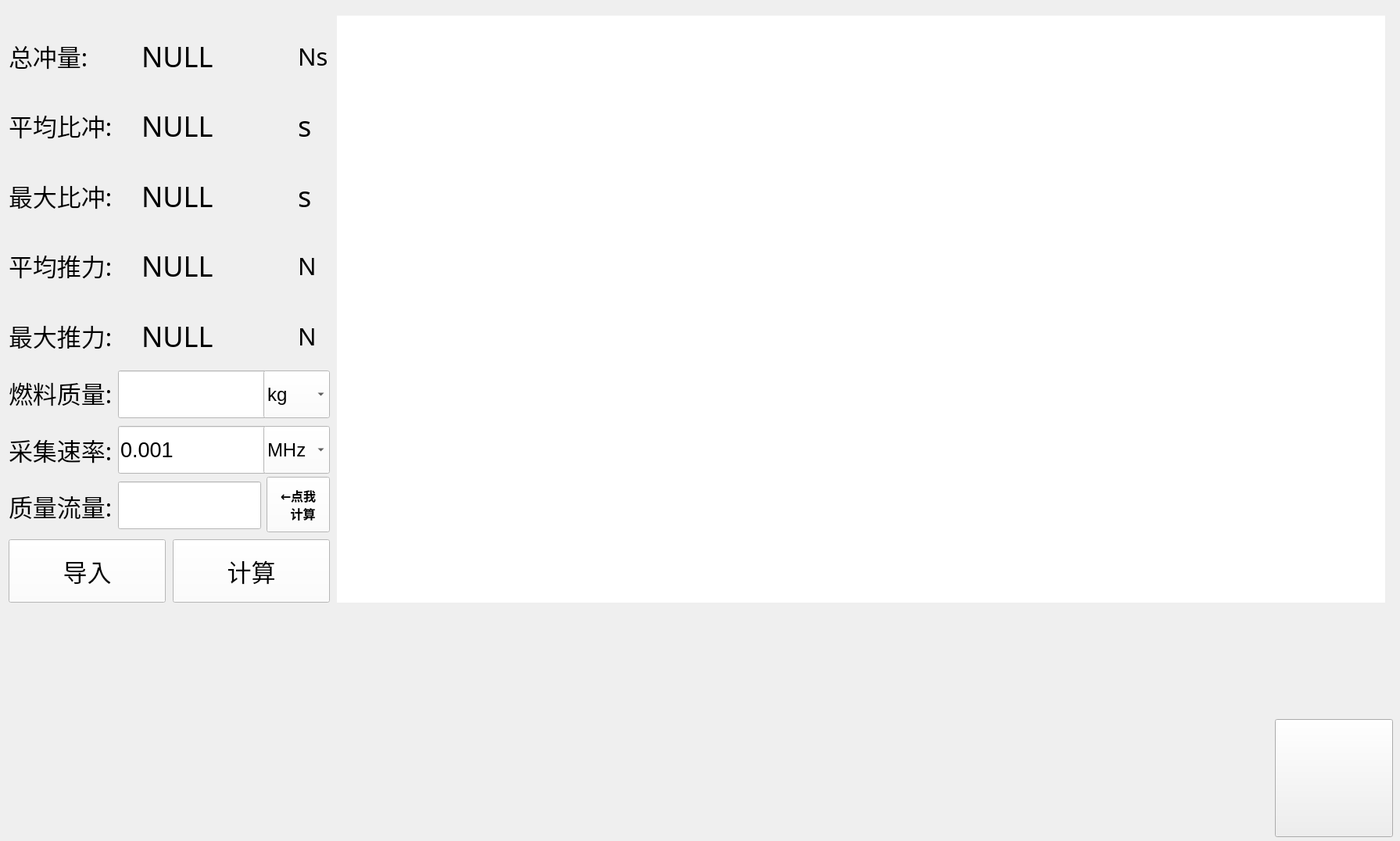
<?xml version="1.0" encoding="UTF-8"?>
<ui version="4.0">
 <class>DataProcessing</class>
 <widget class="QWidget" name="DataProcessing">
  <property name="geometry">
   <rect>
    <x>0</x>
    <y>0</y>
    <width>1791</width>
    <height>1076</height>
   </rect>
  </property>
  <property name="minimumSize">
   <size>
    <width>1791</width>
    <height>1076</height>
   </size>
  </property>
  <property name="maximumSize">
   <size>
    <width>1791</width>
    <height>1076</height>
   </size>
  </property>
  <property name="font">
   <font>
    <family>Share-TechMono</family>
   </font>
  </property>
  <property name="windowTitle">
   <string>Data processing</string>
  </property>
  <widget class="QWidget" name="widget" native="true">
   <property name="geometry">
    <rect>
     <x>1</x>
     <y>0</y>
     <width>1801</width>
     <height>1081</height>
    </rect>
   </property>
   <property name="font">
    <font>
     <family>0xProto Nerd Font Propo</family>
    </font>
   </property>
   <property name="styleSheet">
    <string notr="true">QWidget#widget
{
	border-image: url(:/Welcom/background.jpg);
}</string>
   </property>
   <widget class="QChartView" name="chartView" native="true">
    <property name="geometry">
     <rect>
      <x>430</x>
      <y>20</y>
      <width>1341</width>
      <height>751</height>
     </rect>
    </property>
    <property name="styleSheet">
     <string notr="true">QWidget#chartView
{
	background-color:white;
}</string>
    </property>
   </widget>
   <widget class="QPushButton" name="pushButton_count">
    <property name="geometry">
     <rect>
      <x>220</x>
      <y>690</y>
      <width>201</width>
      <height>81</height>
     </rect>
    </property>
    <property name="font">
     <font>
      <family>微软雅黑</family>
      <pointsize>23</pointsize>
     </font>
    </property>
    <property name="styleSheet">
     <string notr="true">color:black;
background-color:white;</string>
    </property>
    <property name="text">
     <string>计算</string>
    </property>
    <property name="flat">
     <bool>false</bool>
    </property>
   </widget>
   <widget class="QWidget" name="layoutWidget1">
    <property name="geometry">
     <rect>
      <x>10</x>
      <y>30</y>
      <width>164</width>
      <height>441</height>
     </rect>
    </property>
    <layout class="QVBoxLayout" name="verticalLayout">
     <item>
      <widget class="QLabel" name="label">
       <property name="font">
        <font>
         <family>微软雅黑</family>
         <pointsize>23</pointsize>
         <bold>false</bold>
        </font>
       </property>
       <property name="styleSheet">
        <string notr="true">color:rgb(0, 0, 0);</string>
       </property>
       <property name="text">
        <string>总冲量:</string>
       </property>
      </widget>
     </item>
     <item>
      <widget class="QLabel" name="label_2">
       <property name="font">
        <font>
         <family>微软雅黑</family>
         <pointsize>23</pointsize>
         <bold>false</bold>
        </font>
       </property>
       <property name="styleSheet">
        <string notr="true">color:rgb(0, 0, 0);</string>
       </property>
       <property name="text">
        <string>平均比冲:</string>
       </property>
      </widget>
     </item>
     <item>
      <widget class="QLabel" name="label_6">
       <property name="font">
        <font>
         <family>微软雅黑</family>
         <pointsize>23</pointsize>
         <bold>false</bold>
        </font>
       </property>
       <property name="styleSheet">
        <string notr="true">color:rgb(0, 0, 0);</string>
       </property>
       <property name="text">
        <string>最大比冲:</string>
       </property>
      </widget>
     </item>
     <item>
      <widget class="QLabel" name="label_3">
       <property name="font">
        <font>
         <family>微软雅黑</family>
         <pointsize>23</pointsize>
         <bold>false</bold>
        </font>
       </property>
       <property name="styleSheet">
        <string notr="true">color:rgb(0, 0, 0);</string>
       </property>
       <property name="text">
        <string>平均推力:</string>
       </property>
      </widget>
     </item>
     <item>
      <widget class="QLabel" name="label_4">
       <property name="font">
        <font>
         <family>微软雅黑</family>
         <pointsize>23</pointsize>
         <bold>false</bold>
        </font>
       </property>
       <property name="styleSheet">
        <string notr="true">color:rgb(0, 0, 0);</string>
       </property>
       <property name="text">
        <string>最大推力:</string>
       </property>
      </widget>
     </item>
    </layout>
   </widget>
   <widget class="QPushButton" name="pushButton_outFile">
    <property name="geometry">
     <rect>
      <x>10</x>
      <y>690</y>
      <width>201</width>
      <height>81</height>
     </rect>
    </property>
    <property name="font">
     <font>
      <family>微软雅黑</family>
      <pointsize>23</pointsize>
     </font>
    </property>
    <property name="styleSheet">
     <string notr="true">color:black;
background-color:white;</string>
    </property>
    <property name="text">
     <string>导入</string>
    </property>
   </widget>
   <widget class="QWidget" name="layoutWidget2">
    <property name="geometry">
     <rect>
      <x>180</x>
      <y>30</y>
      <width>192</width>
      <height>441</height>
     </rect>
    </property>
    <layout class="QVBoxLayout" name="verticalLayout_2">
     <item>
      <widget class="QLabel" name="label_TotalImpulse">
       <property name="font">
        <font>
         <family>Share-TechMono</family>
         <pointsize>27</pointsize>
        </font>
       </property>
       <property name="styleSheet">
        <string notr="true">color:rgb(0, 0, 0);</string>
       </property>
       <property name="text">
        <string>NULL</string>
       </property>
      </widget>
     </item>
     <item>
      <widget class="QLabel" name="label_AverageSpecificImpulse">
       <property name="font">
        <font>
         <family>Share-TechMono</family>
         <pointsize>27</pointsize>
        </font>
       </property>
       <property name="styleSheet">
        <string notr="true">color:rgb(0, 0, 0);</string>
       </property>
       <property name="text">
        <string>NULL</string>
       </property>
      </widget>
     </item>
     <item>
      <widget class="QLabel" name="label_MaxSpecificImpulse">
       <property name="font">
        <font>
         <family>Share-TechMono</family>
         <pointsize>27</pointsize>
        </font>
       </property>
       <property name="styleSheet">
        <string notr="true">color:rgb(0, 0, 0);</string>
       </property>
       <property name="text">
        <string>NULL</string>
       </property>
      </widget>
     </item>
     <item>
      <widget class="QLabel" name="label_AverageN">
       <property name="font">
        <font>
         <family>Share-TechMono</family>
         <pointsize>27</pointsize>
        </font>
       </property>
       <property name="styleSheet">
        <string notr="true">color:rgb(0, 0, 0);</string>
       </property>
       <property name="text">
        <string>NULL</string>
       </property>
      </widget>
     </item>
     <item>
      <widget class="QLabel" name="label_MaxN">
       <property name="font">
        <font>
         <family>Share-TechMono</family>
         <pointsize>27</pointsize>
        </font>
       </property>
       <property name="styleSheet">
        <string notr="true">color:rgb(0, 0, 0);</string>
       </property>
       <property name="text">
        <string>NULL</string>
       </property>
      </widget>
     </item>
    </layout>
   </widget>
   <widget class="QWidget" name="verticalLayoutWidget3">
    <property name="geometry">
     <rect>
      <x>380</x>
      <y>30</y>
      <width>41</width>
      <height>441</height>
     </rect>
    </property>
    <property name="font">
     <font>
      <family>Microsoft YaHei UI</family>
     </font>
    </property>
    <layout class="QVBoxLayout" name="verticalLayout_3">
     <item>
      <widget class="QLabel" name="label_9">
       <property name="font">
        <font>
         <family>Share-TechMono</family>
         <pointsize>23</pointsize>
         <bold>false</bold>
        </font>
       </property>
       <property name="styleSheet">
        <string notr="true">color:rgb(0, 0, 0);</string>
       </property>
       <property name="text">
        <string>Ns</string>
       </property>
      </widget>
     </item>
     <item>
      <widget class="QLabel" name="label_8">
       <property name="font">
        <font>
         <family>Share-TechMono</family>
         <pointsize>27</pointsize>
         <bold>false</bold>
        </font>
       </property>
       <property name="styleSheet">
        <string notr="true">color:rgb(0, 0, 0);</string>
       </property>
       <property name="text">
        <string>s</string>
       </property>
      </widget>
     </item>
     <item>
      <widget class="QLabel" name="label_10">
       <property name="font">
        <font>
         <family>Share-TechMono</family>
         <pointsize>27</pointsize>
         <bold>false</bold>
        </font>
       </property>
       <property name="styleSheet">
        <string notr="true">color:rgb(0, 0, 0);</string>
       </property>
       <property name="text">
        <string>s</string>
       </property>
      </widget>
     </item>
     <item>
      <widget class="QLabel" name="label_7">
       <property name="font">
        <font>
         <family>Share-TechMono</family>
         <pointsize>23</pointsize>
         <bold>false</bold>
        </font>
       </property>
       <property name="styleSheet">
        <string notr="true">color:rgb(0, 0, 0);</string>
       </property>
       <property name="text">
        <string>N</string>
       </property>
      </widget>
     </item>
     <item>
      <widget class="QLabel" name="label_11">
       <property name="font">
        <font>
         <family>Share-TechMono</family>
         <pointsize>23</pointsize>
         <bold>false</bold>
        </font>
       </property>
       <property name="styleSheet">
        <string notr="true">color:rgb(0, 0, 0);</string>
       </property>
       <property name="text">
        <string>N</string>
       </property>
      </widget>
     </item>
    </layout>
   </widget>
   <widget class="QPushButton" name="pushButton_count_mr">
    <property name="enabled">
     <bool>true</bool>
    </property>
    <property name="geometry">
     <rect>
      <x>340</x>
      <y>610</y>
      <width>81</width>
      <height>71</height>
     </rect>
    </property>
    <property name="sizePolicy">
     <sizepolicy hsizetype="Fixed" vsizetype="Fixed">
      <horstretch>0</horstretch>
      <verstretch>0</verstretch>
     </sizepolicy>
    </property>
    <property name="minimumSize">
     <size>
      <width>0</width>
      <height>63</height>
     </size>
    </property>
    <property name="maximumSize">
     <size>
      <width>10000</width>
      <height>1000</height>
     </size>
    </property>
    <property name="font">
     <font>
      <family>微软雅黑</family>
      <pointsize>12</pointsize>
      <bold>true</bold>
     </font>
    </property>
    <property name="styleSheet">
     <string notr="true">color:black;
background-color:white;</string>
    </property>
    <property name="text">
     <string>←点我
   计算</string>
    </property>
   </widget>
   <widget class="QWidget" name="layoutWidget">
    <property name="geometry">
     <rect>
      <x>10</x>
      <y>470</y>
      <width>141</width>
      <height>211</height>
     </rect>
    </property>
    <layout class="QVBoxLayout" name="verticalLayout_4">
     <item>
      <widget class="QLabel" name="label_m">
       <property name="font">
        <font>
         <family>微软雅黑</family>
         <pointsize>23</pointsize>
         <bold>false</bold>
        </font>
       </property>
       <property name="styleSheet">
        <string notr="true">color:rgb(0, 0, 0);</string>
       </property>
       <property name="text">
        <string>燃料质量:</string>
       </property>
      </widget>
     </item>
     <item>
      <widget class="QLabel" name="label_sps">
       <property name="font">
        <font>
         <family>微软雅黑</family>
         <pointsize>23</pointsize>
         <bold>false</bold>
        </font>
       </property>
       <property name="styleSheet">
        <string notr="true">color:rgb(0, 0, 0);</string>
       </property>
       <property name="text">
        <string>采集速率:</string>
       </property>
      </widget>
     </item>
     <item>
      <widget class="QLabel" name="label_mr">
       <property name="font">
        <font>
         <family>微软雅黑</family>
         <pointsize>23</pointsize>
         <bold>false</bold>
        </font>
       </property>
       <property name="styleSheet">
        <string notr="true">color:rgb(0, 0, 0);</string>
       </property>
       <property name="text">
        <string>质量流量:</string>
       </property>
      </widget>
     </item>
    </layout>
   </widget>
   <widget class="QWidget" name="layoutWidget">
    <property name="geometry">
     <rect>
      <x>150</x>
      <y>470</y>
      <width>191</width>
      <height>211</height>
     </rect>
    </property>
    <layout class="QVBoxLayout" name="verticalLayout_5">
     <item>
      <widget class="QLineEdit" name="lineEdit_m">
       <property name="minimumSize">
        <size>
         <width>0</width>
         <height>61</height>
        </size>
       </property>
       <property name="font">
        <font>
         <family>Microsoft YaHei UI</family>
         <pointsize>20</pointsize>
        </font>
       </property>
       <property name="styleSheet">
        <string notr="true">color:black;
background-color:white;</string>
       </property>
       <property name="text">
        <string/>
       </property>
      </widget>
     </item>
     <item>
      <widget class="QLineEdit" name="lineEdit_sps">
       <property name="minimumSize">
        <size>
         <width>0</width>
         <height>61</height>
        </size>
       </property>
       <property name="font">
        <font>
         <family>Microsoft YaHei UI</family>
         <pointsize>20</pointsize>
        </font>
       </property>
       <property name="styleSheet">
        <string notr="true">color:black;
background-color:white;</string>
       </property>
       <property name="text">
        <string>0.001</string>
       </property>
       <property name="dragEnabled">
        <bool>false</bool>
       </property>
       <property name="readOnly">
        <bool>false</bool>
       </property>
       <property name="clearButtonEnabled">
        <bool>false</bool>
       </property>
      </widget>
     </item>
     <item>
      <widget class="QLineEdit" name="lineEdit_mr">
       <property name="minimumSize">
        <size>
         <width>0</width>
         <height>61</height>
        </size>
       </property>
       <property name="maximumSize">
        <size>
         <width>183</width>
         <height>61</height>
        </size>
       </property>
       <property name="font">
        <font>
         <family>Microsoft YaHei UI</family>
         <pointsize>20</pointsize>
        </font>
       </property>
       <property name="styleSheet">
        <string notr="true">color:black;
background-color:white;</string>
       </property>
       <property name="text">
        <string/>
       </property>
      </widget>
     </item>
    </layout>
   </widget>
   <widget class="QWidget" name="layoutWidget">
    <property name="geometry">
     <rect>
      <x>336</x>
      <y>470</y>
      <width>97</width>
      <height>141</height>
     </rect>
    </property>
    <layout class="QVBoxLayout" name="verticalLayout_6">
     <item>
      <widget class="QComboBox" name="comboBox_kg_g">
       <property name="minimumSize">
        <size>
         <width>80</width>
         <height>61</height>
        </size>
       </property>
       <property name="maximumSize">
        <size>
         <width>85</width>
         <height>61</height>
        </size>
       </property>
       <property name="font">
        <font>
         <family>Microsoft YaHei UI</family>
         <pointsize>18</pointsize>
        </font>
       </property>
       <property name="styleSheet">
        <string notr="true">color:black;
background-color:white;</string>
       </property>
       <item>
        <property name="text">
         <string>kg</string>
        </property>
       </item>
       <item>
        <property name="text">
         <string>g</string>
        </property>
       </item>
      </widget>
     </item>
     <item>
      <widget class="QComboBox" name="comboBox_MHz_kHz_Hz">
       <property name="minimumSize">
        <size>
         <width>80</width>
         <height>61</height>
        </size>
       </property>
       <property name="maximumSize">
        <size>
         <width>85</width>
         <height>61</height>
        </size>
       </property>
       <property name="font">
        <font>
         <family>Microsoft YaHei UI</family>
         <pointsize>18</pointsize>
        </font>
       </property>
       <property name="styleSheet">
        <string notr="true">color:black;
background-color:white;</string>
       </property>
       <property name="editable">
        <bool>false</bool>
       </property>
       <item>
        <property name="text">
         <string>MHz</string>
        </property>
       </item>
       <item>
        <property name="text">
         <string>kHz</string>
        </property>
       </item>
       <item>
        <property name="text">
         <string>Hz</string>
        </property>
       </item>
      </widget>
     </item>
    </layout>
   </widget>
   <widget class="QPushButton" name="pushButton_back">
    <property name="geometry">
     <rect>
      <x>1630</x>
      <y>920</y>
      <width>151</width>
      <height>151</height>
     </rect>
    </property>
    <property name="styleSheet">
     <string notr="true">QPushButton {
	border-image: url(:/Welcom/back.png);
}

QPushButton:hover {
	image: url(:/Welcom/back_hover.png);
}
</string>
    </property>
    <property name="text">
     <string notr="true"/>
    </property>
    <property name="iconSize">
     <size>
      <width>150</width>
      <height>150</height>
     </size>
    </property>
    <property name="checkable">
     <bool>false</bool>
    </property>
    <property name="autoRepeat">
     <bool>false</bool>
    </property>
    <property name="autoExclusive">
     <bool>false</bool>
    </property>
    <property name="autoDefault">
     <bool>false</bool>
    </property>
    <property name="default">
     <bool>false</bool>
    </property>
    <property name="flat">
     <bool>false</bool>
    </property>
   </widget>
  </widget>
 </widget>
 <customwidgets>
  <customwidget>
   <class>QChartView</class>
   <extends>QWidget</extends>
   <header>qchartview.h</header>
   <container>1</container>
  </customwidget>
 </customwidgets>
 <resources>
  <include location="Welcom.qrc"/>
 </resources>
 <connections>
  <connection>
   <sender>pushButton_count</sender>
   <signal>clicked()</signal>
   <receiver>DataProcessing</receiver>
   <slot>calculation()</slot>
   <hints>
    <hint type="sourcelabel">
     <x>271</x>
     <y>621</y>
    </hint>
    <hint type="destinationlabel">
     <x>335</x>
     <y>1194</y>
    </hint>
   </hints>
  </connection>
  <connection>
   <sender>pushButton_outFile</sender>
   <signal>clicked()</signal>
   <receiver>DataProcessing</receiver>
   <slot>outFile()</slot>
   <hints>
    <hint type="sourcelabel">
     <x>229</x>
     <y>715</y>
    </hint>
    <hint type="destinationlabel">
     <x>291</x>
     <y>1128</y>
    </hint>
   </hints>
  </connection>
  <connection>
   <sender>pushButton_count_mr</sender>
   <signal>clicked()</signal>
   <receiver>DataProcessing</receiver>
   <slot>calculation_mr()</slot>
   <hints>
    <hint type="sourcelabel">
     <x>378</x>
     <y>642</y>
    </hint>
    <hint type="destinationlabel">
     <x>444</x>
     <y>1143</y>
    </hint>
   </hints>
  </connection>
  <connection>
   <sender>pushButton_back</sender>
   <signal>clicked()</signal>
   <receiver>DataProcessing</receiver>
   <slot>back()</slot>
   <hints>
    <hint type="sourcelabel">
     <x>1708</x>
     <y>954</y>
    </hint>
    <hint type="destinationlabel">
     <x>1698</x>
     <y>1312</y>
    </hint>
   </hints>
  </connection>
 </connections>
 <slots>
  <slot>outFile()</slot>
  <slot>calculation()</slot>
  <slot>calculation_mr()</slot>
  <slot>back()</slot>
 </slots>
</ui>
